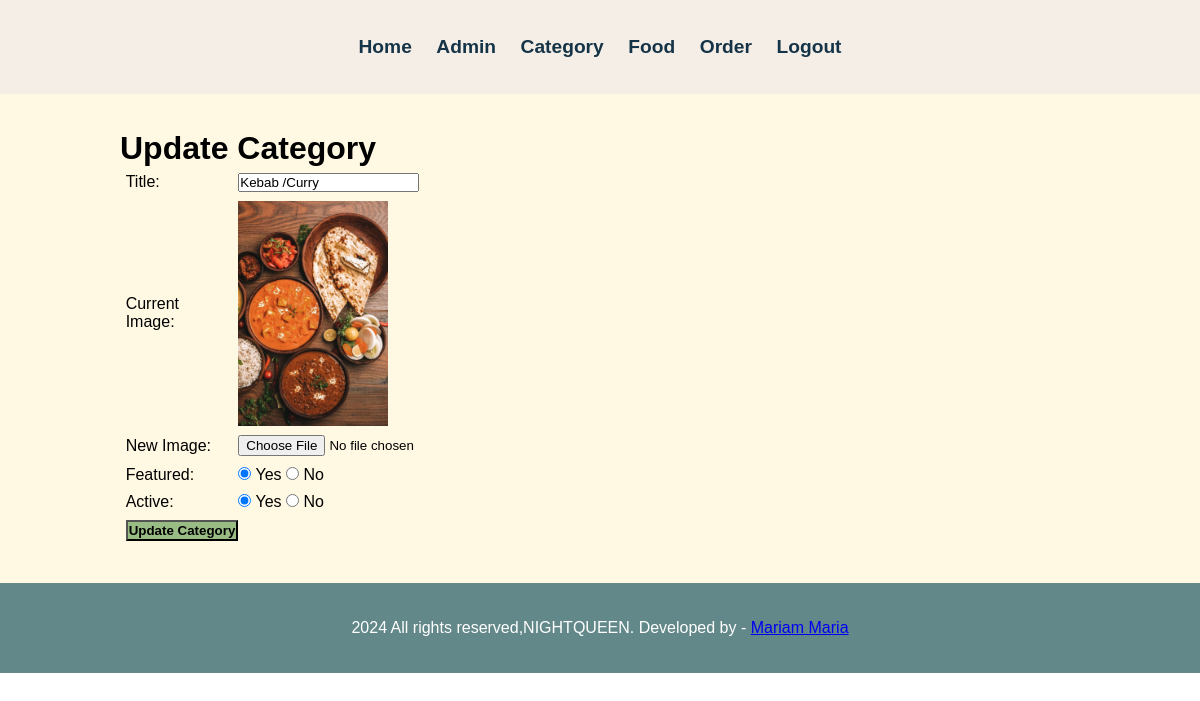
Page /admin/update-category.php?id=10 (signed in) on the committed database.
### tables this page shows
CREATE TABLE `tbl_category` (
  `id` int(10) UNSIGNED NOT NULL,
  `title` varchar(50) NOT NULL,
  `image_name` varchar(255) NOT NULL,
  `featured` varchar(10) NOT NULL,
  `active` varchar(10) NOT NULL
);

### admin/update-category.php (the view, shortened to what this page needs)
<?php include('partials/menu.php'); ?>
<div class="main-content">
    <div class="wrapper">
        <h1>Update Category</h1>
        <?php
            if(isset($_GET['id']))
            {
                $id = $_GET['id'];
                $sql = "SELECT * FROM tbl_category WHERE id=$id";
                $res = mysqli_query($conn, $sql);
                $count = mysqli_num_rows($res);
                if($count==1)
                {
                    $row = mysqli_fetch_assoc($res);
                    $title = $row['title'];
                    $current_image = $row['image_name'];
                    $featured = $row['featured'];
                    $active = $row['active'];
                }
                else
                {
                    $_SESSION['no-category-found'] = "<div class='error'>Category not found.</div>";
                    header('location:'.SITEURL.'admin/manage-category.php');
                }
            }
            else
            {
                header('location:'.SITEURL.'admin/manage-category.php');
            }
        ?>
        <form action="" method="POST" enctype="multipart/form-data">
            <table class="tbl-30">
                <tr>
                    <td>Title: </td>
                    <td>
                        <input type="text" name="title" value="<?php echo $title; ?>">
                    </td>
                </tr>
                <tr>
                    <td>Current Image: </td>
                    <td>
                        <?php
                            if($current_image != "")
                            {
                                ?>
                                <img src="<?php echo SITEURL; ?>images/category/<?php echo $current_image; ?>" width="150px">
                                <?php
                            }
                            else
                            {
                                echo "<div class='error'>Image not added.</div>";
                            }
                        ?>
                    </td>
                </tr>
                <tr>
                    <td>New Image: </td>
                    <td>
                        <input type="file" name="image">
                    </td>
                </tr>
                <tr>
                    <td>Featured: </td>
                    <td>
                        <input <?php if($featured=="Yes"){echo "checked";} ?> type="radio" name="featured" value="Yes"> Yes
                        <input <?php if($featured=="No"){echo "checked";} ?> type="radio" name="featured" value="No"> No
                    </td>
                </tr>
                <tr>
                    <td>Active: </td>
                    <td>
                        <input <?php if($active=="Yes"){echo "checked";} ?> type="radio" name="active" value="Yes"> Yes
                        <input <?php if($active=="No"){echo "checked";} ?> type="radio" name="active" value="No"> No
                    </td>
                </tr>
                <tr>
                    <td>
                        <input type="submit" name="submit" value="Update Category" class="btn-secondary">
                    </td>
                </tr>
            </table>
        </form>
    </div>
</div>
<?php include('partials/footer.php'); ?>

### css/admin.css (style rules this page uses)
* { margin: 0; padding: 0; font-family: Arial, Helvetica, sans-serif; }
.wrapper { padding: 3%; width: 80%; margin: 0 auto; }
table tr td { padding: 1%; }
.btn-secondary { background-color: 99BC85; padding: 1%; color: black; text-decoration: none; font-weight: bold; }
.main-content { background-color: #FFF8E3; padding: 0%; }

### rows in the picture
tbl_category: title "Kebab /Curry", image_name (picture), featured "☑", active "☑"
